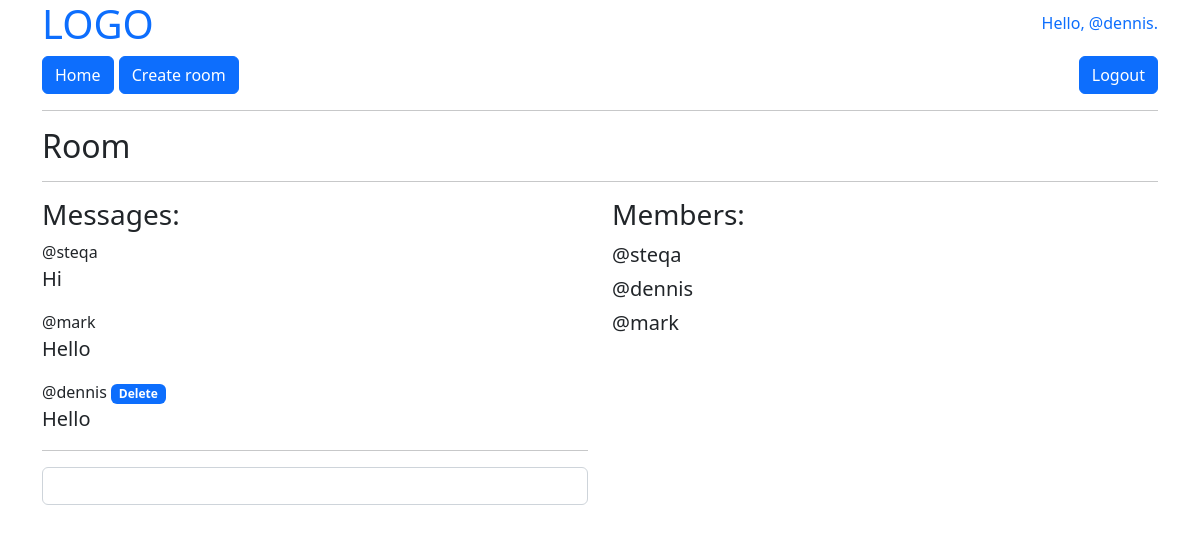
The page /room/4/ (signed in) on the database its author committed.
### main/models.py (models this page shows, shortened)
class Message(models.Model):
    user = models.ForeignKey(User, on_delete=models.CASCADE)
    room = models.ForeignKey(Room, on_delete=models.CASCADE, null=True)
    text = models.TextField()
    created = models.DateTimeField(auto_now_add=True)
    updated = models.DateTimeField(auto_now=True)
    class Meta:
        ordering = ['-created']

### main/views.py (the view, shortened to what this page needs)
@login_required(login_url='login')
def room(request, pk):
    room = get_object_or_404(Room, id=pk)
    room_members = room.members.all()
    room_messages = room.message_set.all()
    context = {
        'room': room,
        'room_members': room_members,
        'room_messages': room_messages,
    }
    return render(request, 'main/room.html', context)

### main/templates/main/room.html (shortened to what this page needs)
{% extends 'main/base.html' %}
{% block content %}
<h2>Room</h2>
<hr>
<div class="row">
    <div class="col-6">
        <h3>Messages:</h3>
        {% for message in room_messages %}
        {% if message.user == request.user %}
        <p class="mb-0 fs-6">@{{ message.user }} <span class="badge text-bg-primary"><a href="{% url 'message-delete' message.pk %}?next={{ request.path }}" class="text-decoration-none text-bg-primary">Delete</a></span></p>
        {% else %}
        <p class="mb-0 fs-6">@{{ message.user }}</p>
        {% endif %}
        <p class="mb-3">{{ message.text }}</p>
        {% endfor %}
        <hr>
        <form method="post">
            <input type="text" name="message" class="form-control">
        </form>
    </div>
    <div class="col-6">
        <h3>Members:</h3>
        {% for member in room_members %}
        <p class="mb-1">@{{ member }}</p>
        {% endfor %}
    </div>
</div>
{% endblock %}

### main/templates/main/base.html (shortened to what this page needs)
<!DOCTYPE html>
<html lang="en">
<head>
    <link href="https://cdn.jsdelivr.net/npm/bootstrap@5.2.0-beta1/dist/css/bootstrap.min.css" rel="stylesheet"
>
</head>
<body>
<div class="container fs-5 mb-2">
    <div class="row align-items-center">
        <div class="col-6 text-start">
            <h1><a href="{% url 'home' %}" class="text-decoration-none">LOGO</a></h1>
        </div>
        {% if request.user.is_authenticated %}
        <div class="col-6 text-end">
            <h1 class="fs-6 text-primary">Hello, @{{ request.user }}.</h1>
        </div>
        {% endif %}
    </div>
    <div class="row align-items-center">
        <div class="col-6 text-start">
            <a href="{% url 'home' %}" class="btn btn-primary">Home</a>
            <a href="{% url 'room-create' %}?next={{ request.path }}" class="btn btn-primary">Create room</a>
        </div>
        <div class="col-6 text-end">
            {% if request.user.is_authenticated %}
            <a href="{% url 'logout' %}" class="btn btn-primary">Logout</a>
            {% else %}
            <a href="{% url 'login' %}" class="btn btn-primary">Login</a>
            <a href="{% url 'register' %}" class="btn btn-primary">Sign up</a>
            {% endif %}
        </div>
    </div>
    <hr>
    {% block content %}
    {% endblock %}
</div>
</body>
</html>

### rows shown on the page
Message: user "steqa", text "Hi"
Message: user "mark", text "Hello"
Message: user "dennis", text "Hello"

### other values the page prints
{{ request.user }} "dennis"
{{ member }} "steqa"
{{ member }} "dennis"
{{ member }} "mark"
